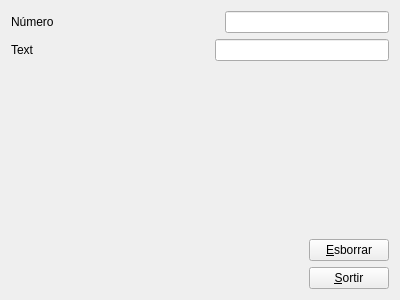
<?xml version="1.0" encoding="UTF-8"?>
<ui version="4.0">
 <class>MyForm</class>
 <widget class="QWidget" name="MyForm">
  <property name="geometry">
   <rect>
    <x>0</x>
    <y>0</y>
    <width>400</width>
    <height>300</height>
   </rect>
  </property>
  <property name="windowTitle">
   <string>Form</string>
  </property>
  <layout class="QVBoxLayout" name="verticalLayout_2">
   <item>
    <layout class="QHBoxLayout" name="horizontalLayout_2">
     <item>
      <widget class="QLabel" name="label">
       <property name="text">
        <string>Número</string>
       </property>
      </widget>
     </item>
     <item>
      <spacer name="horizontalSpacer_3">
       <property name="orientation">
        <enum>Qt::Horizontal</enum>
       </property>
       <property name="sizeHint" stdset="0">
        <size>
         <width>40</width>
         <height>20</height>
        </size>
       </property>
      </spacer>
     </item>
     <item>
      <widget class="QLineEdit" name="lineEdit">
       <property name="styleSheet">
        <string notr="true">color: rgb(255, 0, 0);</string>
       </property>
       <property name="inputMask">
        <string>9999999999</string>
       </property>
       <property name="maxLength">
        <number>10</number>
       </property>
       <property name="cursorPosition">
        <number>0</number>
       </property>
      </widget>
     </item>
    </layout>
   </item>
   <item>
    <layout class="QHBoxLayout" name="horizontalLayout_3">
     <item>
      <widget class="QLabel" name="label_2">
       <property name="text">
        <string>Text</string>
       </property>
      </widget>
     </item>
     <item>
      <spacer name="horizontalSpacer_2">
       <property name="orientation">
        <enum>Qt::Horizontal</enum>
       </property>
       <property name="sizeHint" stdset="0">
        <size>
         <width>40</width>
         <height>20</height>
        </size>
       </property>
      </spacer>
     </item>
     <item>
      <widget class="QLineEdit" name="lineEdit_2">
       <property name="styleSheet">
        <string notr="true">color: rgb(0, 0, 255);</string>
       </property>
       <property name="inputMask">
        <string notr="true">AAAAAAAAAA</string>
       </property>
       <property name="text">
        <string/>
       </property>
       <property name="maxLength">
        <number>10</number>
       </property>
      </widget>
     </item>
    </layout>
   </item>
   <item>
    <spacer name="verticalSpacer">
     <property name="orientation">
      <enum>Qt::Vertical</enum>
     </property>
     <property name="sizeHint" stdset="0">
      <size>
       <width>20</width>
       <height>171</height>
      </size>
     </property>
    </spacer>
   </item>
   <item>
    <layout class="QHBoxLayout" name="horizontalLayout">
     <item>
      <spacer name="horizontalSpacer">
       <property name="orientation">
        <enum>Qt::Horizontal</enum>
       </property>
       <property name="sizeHint" stdset="0">
        <size>
         <width>40</width>
         <height>20</height>
        </size>
       </property>
      </spacer>
     </item>
     <item>
      <layout class="QVBoxLayout" name="verticalLayout">
       <item>
        <widget class="QPushButton" name="pushButton">
         <property name="text">
          <string>&amp;Esborrar</string>
         </property>
        </widget>
       </item>
       <item>
        <widget class="QPushButton" name="pushButton_2">
         <property name="text">
          <string>&amp;Sortir</string>
         </property>
        </widget>
       </item>
      </layout>
     </item>
    </layout>
   </item>
  </layout>
 </widget>
 <resources/>
 <connections>
  <connection>
   <sender>pushButton_2</sender>
   <signal>clicked()</signal>
   <receiver>MyForm</receiver>
   <slot>close()</slot>
   <hints>
    <hint type="sourcelabel">
     <x>334</x>
     <y>258</y>
    </hint>
    <hint type="destinationlabel">
     <x>362</x>
     <y>272</y>
    </hint>
   </hints>
  </connection>
  <connection>
   <sender>pushButton</sender>
   <signal>clicked()</signal>
   <receiver>lineEdit_2</receiver>
   <slot>clear()</slot>
   <hints>
    <hint type="sourcelabel">
     <x>297</x>
     <y>214</y>
    </hint>
    <hint type="destinationlabel">
     <x>307</x>
     <y>94</y>
    </hint>
   </hints>
  </connection>
  <connection>
   <sender>pushButton</sender>
   <signal>clicked()</signal>
   <receiver>lineEdit</receiver>
   <slot>clear()</slot>
   <hints>
    <hint type="sourcelabel">
     <x>282</x>
     <y>214</y>
    </hint>
    <hint type="destinationlabel">
     <x>333</x>
     <y>49</y>
    </hint>
   </hints>
  </connection>
 </connections>
</ui>
